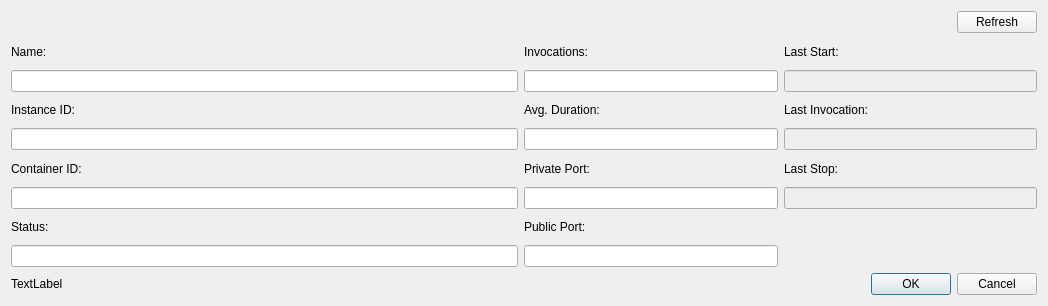
<?xml version="1.0" encoding="UTF-8"?>
<ui version="4.0">
 <class>LambdaInstanceDialog</class>
 <widget class="QDialog" name="LambdaInstanceDialog">
  <property name="geometry">
   <rect>
    <x>0</x>
    <y>0</y>
    <width>1048</width>
    <height>306</height>
   </rect>
  </property>
  <property name="windowTitle">
   <string>LambdaInstanceDialog</string>
  </property>
  <layout class="QVBoxLayout" name="verticalLayout" stretch="0,1,0">
   <item>
    <layout class="QHBoxLayout" name="horizontalLayout_2">
     <property name="topMargin">
      <number>0</number>
     </property>
     <item>
      <spacer name="horizontalSpacer">
       <property name="orientation">
        <enum>Qt::Orientation::Horizontal</enum>
       </property>
       <property name="sizeHint" stdset="0">
        <size>
         <width>40</width>
         <height>20</height>
        </size>
       </property>
      </spacer>
     </item>
     <item>
      <widget class="QPushButton" name="refreshButton">
       <property name="text">
        <string>Refresh</string>
       </property>
      </widget>
     </item>
    </layout>
   </item>
   <item>
    <layout class="QGridLayout" name="gridLayout" columnstretch="2,1,1" columnminimumwidth="0,0,0">
     <item row="0" column="0">
      <widget class="QLabel" name="nameLabel">
       <property name="text">
        <string>Name:</string>
       </property>
      </widget>
     </item>
     <item row="6" column="2">
      <widget class="QLineEdit" name="lastStopEdit">
       <property name="enabled">
        <bool>false</bool>
       </property>
       <property name="readOnly">
        <bool>true</bool>
       </property>
      </widget>
     </item>
     <item row="3" column="2">
      <widget class="QLineEdit" name="lastInvocationEdit">
       <property name="enabled">
        <bool>false</bool>
       </property>
       <property name="readOnly">
        <bool>true</bool>
       </property>
      </widget>
     </item>
     <item row="0" column="1">
      <widget class="QLabel" name="invocationsLabel">
       <property name="text">
        <string>Invocations:</string>
       </property>
      </widget>
     </item>
     <item row="5" column="2">
      <widget class="QLabel" name="lastStoppedLabel">
       <property name="text">
        <string>Last Stop:</string>
       </property>
      </widget>
     </item>
     <item row="1" column="1">
      <widget class="QLineEdit" name="invocationsEdit">
       <property name="readOnly">
        <bool>true</bool>
       </property>
      </widget>
     </item>
     <item row="3" column="1">
      <widget class="QLineEdit" name="duationEdit">
       <property name="readOnly">
        <bool>true</bool>
       </property>
      </widget>
     </item>
     <item row="1" column="0">
      <widget class="QLineEdit" name="nameEdit">
       <property name="readOnly">
        <bool>true</bool>
       </property>
      </widget>
     </item>
     <item row="6" column="1">
      <widget class="QLineEdit" name="privatePortEdit">
       <property name="readOnly">
        <bool>true</bool>
       </property>
      </widget>
     </item>
     <item row="0" column="2">
      <widget class="QLabel" name="lastStartedLabel">
       <property name="text">
        <string>Last Start:</string>
       </property>
      </widget>
     </item>
     <item row="2" column="1">
      <widget class="QLabel" name="duartionLabel">
       <property name="text">
        <string>Avg. Duration:</string>
       </property>
      </widget>
     </item>
     <item row="7" column="0">
      <widget class="QLabel" name="statusLabel">
       <property name="text">
        <string>Status:</string>
       </property>
      </widget>
     </item>
     <item row="6" column="0">
      <widget class="QLineEdit" name="containerIdEdit">
       <property name="readOnly">
        <bool>true</bool>
       </property>
      </widget>
     </item>
     <item row="2" column="2">
      <widget class="QLabel" name="lastInvocationLabel">
       <property name="text">
        <string>Last Invocation:</string>
       </property>
      </widget>
     </item>
     <item row="5" column="0">
      <widget class="QLabel" name="containerIdLabel">
       <property name="text">
        <string>Container ID:</string>
       </property>
      </widget>
     </item>
     <item row="1" column="2">
      <widget class="QLineEdit" name="lastStartedEdit">
       <property name="enabled">
        <bool>false</bool>
       </property>
       <property name="readOnly">
        <bool>true</bool>
       </property>
      </widget>
     </item>
     <item row="3" column="0">
      <widget class="QLineEdit" name="instanceIdEdit">
       <property name="readOnly">
        <bool>true</bool>
       </property>
      </widget>
     </item>
     <item row="5" column="1">
      <widget class="QLabel" name="privatePortLabel">
       <property name="text">
        <string>Private Port:</string>
       </property>
      </widget>
     </item>
     <item row="2" column="0">
      <widget class="QLabel" name="instanceIdLabel">
       <property name="text">
        <string>Instance ID:</string>
       </property>
      </widget>
     </item>
     <item row="8" column="0">
      <widget class="QLineEdit" name="statusEdit">
       <property name="readOnly">
        <bool>true</bool>
       </property>
      </widget>
     </item>
     <item row="7" column="1">
      <widget class="QLabel" name="publicPortLabel">
       <property name="text">
        <string>Public Port:</string>
       </property>
      </widget>
     </item>
     <item row="8" column="1">
      <widget class="QLineEdit" name="publicPortEdit">
       <property name="readOnly">
        <bool>true</bool>
       </property>
      </widget>
     </item>
    </layout>
   </item>
   <item>
    <layout class="QHBoxLayout" name="horizontalLayout" stretch="1,1">
     <item>
      <widget class="QLabel" name="lastUpdateLabel">
       <property name="text">
        <string>TextLabel</string>
       </property>
      </widget>
     </item>
     <item>
      <widget class="QDialogButtonBox" name="buttonBox">
       <property name="standardButtons">
        <set>QDialogButtonBox::StandardButton::Cancel|QDialogButtonBox::StandardButton::Ok</set>
       </property>
      </widget>
     </item>
    </layout>
   </item>
  </layout>
 </widget>
 <resources/>
 <connections/>
</ui>
